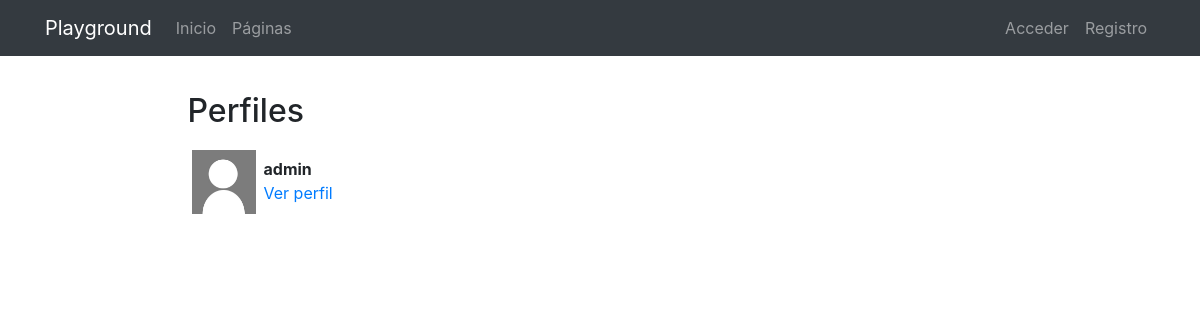
Page /profiles/ on the earlier database version.
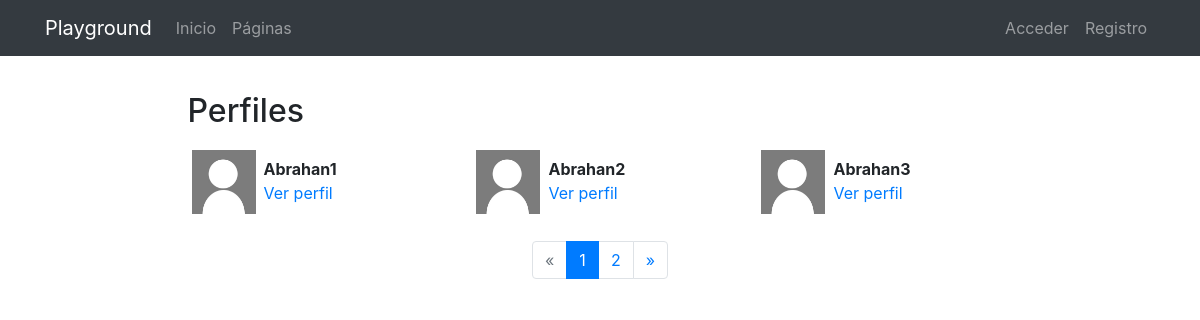
Same page on the later database version.
### registration/models.py (models this page shows)
class Profile(models.Model):
    user = models.OneToOneField(User, on_delete=models.CASCADE)
    avatar = models.ImageField(upload_to=custom_upload_to, null=True, blank=True)
    bio = models.TextField(null=True, blank=True)
    link = models.URLField(max_length=200, null=True, blank=True)
    class Meta:
        ordering = ['user__username']

### profiles/views.py (the view)
# urls.py: path('', ProfileListView.as_view(), name='list'),
class ProfileListView(ListView):
    model = Profile
    template_name = 'profiles/profile_list.html'
    paginate_by = 3

### profiles/templates/profiles/profile_list.html (shortened to what this page needs)
{% extends 'core/base.html' %}
{% load static %}
{% block content %}
<main role="main">
  <div class="container">
    <div class="row mt-3">
      <div class="col-md-9 mx-auto mb-5">
        <h2>Perfiles</h2>
        <div class="row">
          {% for profile in profile_list %}
            <div class="col-md-4 mt-2 mb-3 ">
              <div class="row p-1">
                <div class="col-md-12">
                  {% if profile.avatar %}
                    <img src="{{profile.avatar.url}}" class="img-fluid profile-avatar">
                  {% else %}
                    <img src="{% static 'registration/img/no-avatar.jpg' %}" class="img-fluid profile-avatar">
                  {% endif %}
                  <p class="profile-data">
                    <b>{{profile.user|truncatechars:"16"}}</b><br>
                    <a href="{% url 'profiles:detail' profile.user %}">Ver perfil</a>
                  </p>
                </div>
              </div>
            </div>
          {% endfor %}
        </div>
        {% if is_paginated %}
          <nav aria-label="Page navigation">
            <ul class="pagination justify-content-center">
              {% if page_obj.has_previous %}
                <li class="page-item ">
                  <a class="page-link" href="?page={{ page_obj.previous_page_number }}">&laquo;</a>
                </li>
              {% else %}
                <li class="page-item disabled">
                  <a class="page-link" href="#" tabindex="-1">&laquo;</a>
                </li>
              {% endif %}
              {% for i in paginator.page_range %}
                <li class="page-item {% if page_obj.number == i %}active{% endif %}">
                  <a class="page-link" href="?page={{ i }}">{{ i }}</a>
                </li>
              {% endfor %}
              {% if page_obj.has_next %}
                <li class="page-item ">
                  <a class="page-link" href="?page={{ page_obj.next_page_number }}">&raquo;</a>
                </li>
              {% else %}
                <li class="page-item disabled">
                  <a class="page-link" href="#" tabindex="-1">&raquo;</a>
                </li>
              {% endif %}
            </ul>
          </nav>
        {% endif %}
      </div>
    </div>
  </div>
</main>
{% endblock %}

### core/templates/core/base.html (shortened to what this page needs)
<!DOCTYPE html>
<html lang="es">
  <head>
    {% load static %}
    <link href="{% static 'core/vendor/bootstrap/css/bootstrap.min.css' %}" rel="stylesheet">
    <link href="{% static 'core/vendor/font-awesome/css/font-awesome.min.css' %}" rel="stylesheet" type="text/css">
    <link href="{% static 'core/css/main.css' %}" rel="stylesheet">
  </head>
  <body>
    <body>
      <nav class="navbar navbar-expand-lg navbar-dark bg-dark">
        <div class="container">
          <a class="navbar-brand" href="{% url 'home' %}">Playground</a>
          <div class="collapse navbar-collapse" id="ned">
            <ul class="navbar-nav mr-auto">
              <li class="nav-item">
                <a class="nav-link" href="{% url 'home' %}">Inicio</a>
              </li>
              <li class="nav-item">
                <a class="nav-link" href="{% url 'pages:pages' %}">Páginas</a>
              </li>
            </ul>
            <ul class="navbar-nav">
              {% if not request.user.is_authenticated %}
                <li class="nav-item">
                  <a class="nav-link" href="{% url 'login' %}">Acceder</a>
                </li>
                <li class="nav-item">
                  <a class="nav-link" href="{% url 'signup' %}">Registro</a>
                </li>
              {% endif %}
            </ul>
          </div>
        </div>
      </nav>
      {% block content %}{% endblock %}
  </body>
</html>

### core/static/core/css/main.css (style rules this page uses)
main { padding-top: 20px; }
:root { --jumbotron-padding-y: 3rem; }

### profiles/templates/profiles/profile_list.html (style rules this page uses)
.profile-avatar { float:left;width:4rem;height:4rem }
.profile-data { padding-left:4.5rem;padding-top:.4rem; }

Differences in the rows shown:
no longer on this page (row unchanged): Profile: user "admin"
added Profile: user "Abrahan1"
added Profile: user "Abrahan2"
added Profile: user "Abrahan3"
Other differences:
new list line: "1"
new list line: "2"
